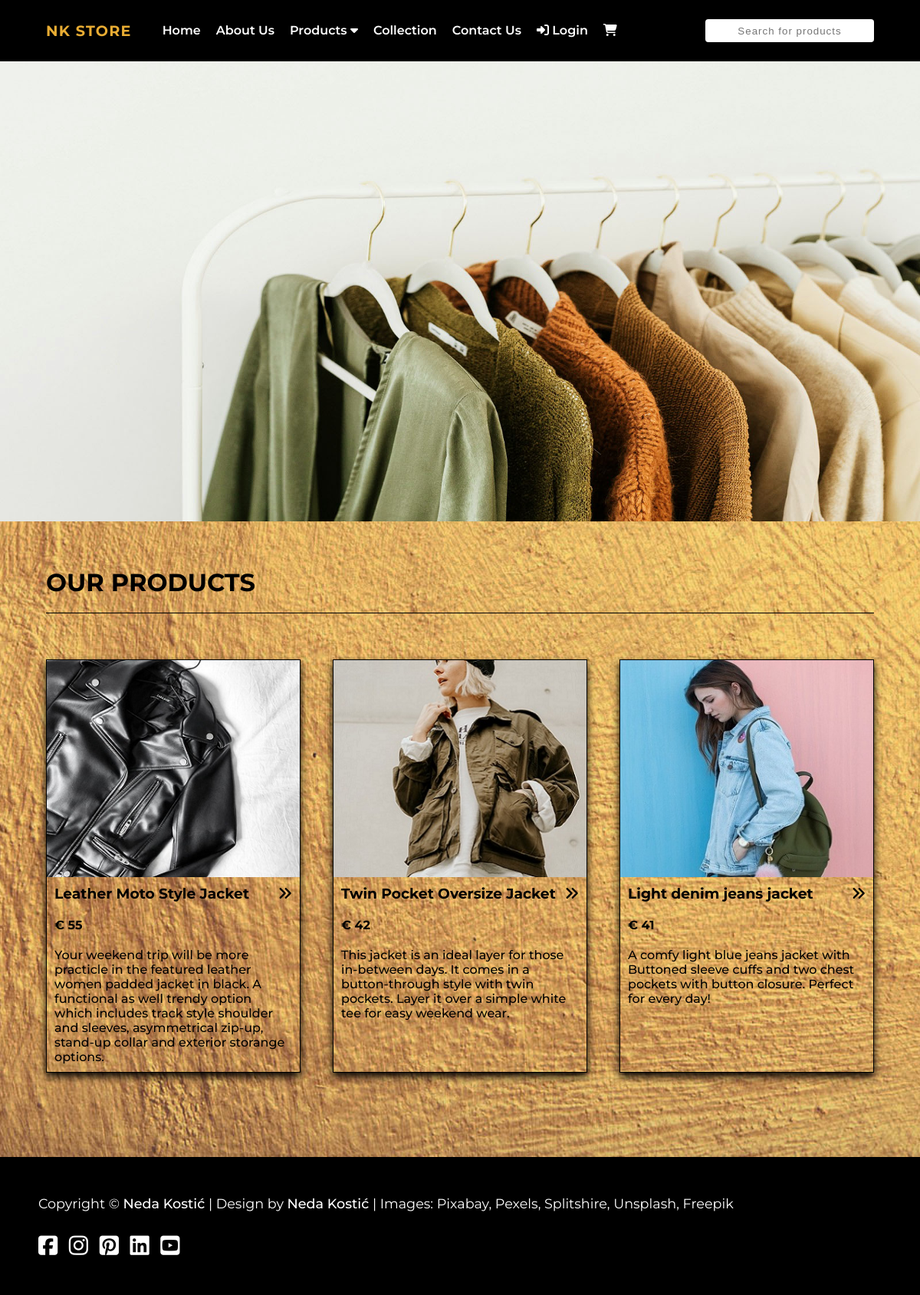
Screenshot of /category-8 with the database file from the repository.
### tables this page shows
CREATE TABLE `product_image` (
  `product_image_id` int(10) UNSIGNED NOT NULL,
  `product_image_name` varchar(100) NOT NULL,
  `created_at` timestamp NOT NULL DEFAULT current_timestamp(),
  `updated_at` timestamp NULL DEFAULT NULL ON UPDATE current_timestamp(),
  `product_id` int(10) UNSIGNED NOT NULL
);

CREATE TABLE `product` (
  `product_id` int(10) UNSIGNED NOT NULL,
  `product_name` varchar(100) NOT NULL,
  `product_price` int(10) UNSIGNED NOT NULL,
  `product_description` text NOT NULL,
  `product_color` varchar(20) NOT NULL,
  `product_material` varchar(40) NOT NULL,
  `product_care` varchar(30) NOT NULL,
  `product_origin` varchar(50) NOT NULL,
  `created_at` timestamp NOT NULL DEFAULT current_timestamp(),
  `updated_at` timestamp NULL DEFAULT NULL ON UPDATE current_timestamp(),
  `is_active` tinyint(1) NOT NULL DEFAULT 1,
  `category_id` int(10) UNSIGNED NOT NULL,
  `user_id` int(10) UNSIGNED NOT NULL
);

### class/classDatabase.php (called while the page is built, shortened)
<?php
class Database {
    protected $host;
    protected $username;
    protected $password;
    protected $database;
    protected $db;
    public function __construct(){
        $this->host = "localhost";
        $this->username = "root";
        $this->password = "";
        $this->database = "nkstore";
    }
    public function connect(){
        $this->db = @mysqli_connect($this->host, $this->username, $this->password, $this->database);
        return $this->db;
    }
    public function query($sql){
        return mysqli_query($this->db, $sql);
    }
    public function fetch_object($result){
        return mysqli_fetch_object($result);
    }
}

### pages/products.php (the view, shortened to what this page needs)
<?php include_once("../inc/_head.php"); ?>
<?php include_once("../inc/_header.php"); ?>
<div id="hero">
    <img src="assets/images/hero_03.jpg" alt="hero03">
</div>
<?php
   $num_items = 6;
   if (!isset($_GET['page']))
       $page = 1;
   else
       $page = filter_input(INPUT_GET, 'page', FILTER_VALIDATE_INT);
   $on_this_page = ($page - 1) * $num_items;
   $sql = "SELECT * FROM product WHERE is_active = 1 ORDER BY product_id ASC LIMIT " . $on_this_page . "," . $num_items;
   if (isset($_GET['category'])) $sql = "SELECT * FROM product WHERE is_active = 1 AND category_id=" . $_GET['category'];
   $result = $db->query($sql);
   ?>
<main>
    <div class="container">
        <h2>OUR PRODUCTS</h2>
        <section class="products">
            <?php
               while ($row = $db->fetch_object($result)) {
               ?>
                <article class="product">
                    <?php $sql1 = "SELECT * FROM product_image WHERE product_id = $row->product_id";
                       $result1 = $db->query($sql1);
                       while ($row1 = $db->fetch_object($result1)) {
                       ?>
                        <img src='assets/images/products/<?= $row1->product_image_name; ?>' alt='Product image'> <?php } ?>
                    <h3>
                        <span><?= $row->product_name; ?></span><span>
                            <a href='<?= $row->product_id; ?>'><i class='fas fa-angle-double-right'></i></a></span>
                    </h3>
                    <h4>&euro; <?= $row->product_price; ?></h4>
                    <p><?= $row->product_description; ?></p>
                </article>
            <?php } ?>
        </section>
    </div>
</main>
<?php include_once("../inc/_footer.php"); ?>

### assets/css/style.css (style rules this page uses)
:root { --fontFamily: 'Montserrat', sans-serif; --fontSize: 16px; --transition: 0.3s ease; --ochre: #e8ac33; --black: #000; --transparent-ochre: rgba(232, 172, 51, 0.5); --white: #fff; --boxShadow: 0 5px 10px 0 var(--black); --border: 1px solid var(--black); --border2: 2px solid var(--black); }
* { padding: 0; margin: 0; box-sizing: border-box; }
html { scroll-behavior: smooth; }
body { font-family: var(--fontFamily); font-size: var(--fontSize); }
img { vertical-align: bottom; }
a { text-decoration: none !important; color: var(--white); cursor: pointer; }
h1, h2, h3, h4, h5, h6 { margin: 0; }
.container { width: 80%; margin: 0 auto; padding: 60px 0; }
main { background-image: url(../images/back1.jpg); background-size: cover; background-position: center; background-attachment: fixed; color: var(--black); }
main h2 { font-size: 2rem; font-weight: 700; border-bottom: var(--border); padding-bottom: 20px; }
.products { display: flex; justify-content: space-between; margin-top: 60px; flex-wrap: wrap; }
.products .product { flex-basis: 330px; border: var(--border); margin-bottom: 30px; box-shadow: var(--boxShadow); }
.product img { width: 330px; }
.products .product h3, .products .product h4, .products .product p { padding: 10px; }
.products .product p { font-weight: 500; }
.products .product a { color: var(--black) !important; }
.products .product h3 { display: flex; justify-content: space-between; }
#hero img { width: 100%; }
#hero { position: relative; }
@media (max-width: 1280px) { .container { width: 90%; } }

### rows the page displays
product: product_name "Leather Moto Style Jacket", product_price "55", product_description "Your weekend trip will be more practicle in the featured leather women padded jacket in black. A functional as well trendy option which includes track style shoulder and sleeves, asymmetrical zip-up, stand-up collar and exterior storange options."
product_image: product_image_name (picture)
product: product_name "Twin Pocket Oversize Jacket", product_price "42", product_description "This jacket is an ideal layer for those in-between days. It comes in a button-through style with twin pockets. Layer it over a simple white tee for easy weekend wear."
product_image: product_image_name (picture)
product: product_name "Light denim jeans jacket", product_price "41", product_description "A comfy light blue jeans jacket with Buttoned sleeve cuffs and two chest pockets with button closure. Perfect for every day!"
product_image: product_image_name (picture)
